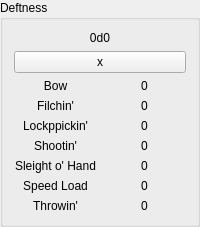
                   <widget class="QGroupBox" name="DeftnessBox">
                    <property name="title">
                     <string>Deftness</string>
                    </property>
                    <layout class="QVBoxLayout" name="verticalLayout_9">
                     <item>
                      <widget class="QLabel" name="label_20">
                       <property name="text">
                        <string>0d0</string>
                       </property>
                       <property name="alignment">
                        <set>Qt::AlignCenter</set>
                       </property>
                      </widget>
                     </item>
                     <item>
                      <widget class="QPushButton" name="pushButton_10">
                       <property name="text">
                        <string>x</string>
                       </property>
                      </widget>
                     </item>
                     <item>
                      <layout class="QHBoxLayout" name="horizontalLayout_19">
                       <item>
                        <layout class="QVBoxLayout" name="deftnessNames">
                         <item>
                          <widget class="QLabel" name="label_41">
                           <property name="text">
                            <string>Bow</string>
                           </property>
                           <property name="alignment">
                            <set>Qt::AlignCenter</set>
                           </property>
                          </widget>
                         </item>
                         <item>
                          <widget class="QLabel" name="label_42">
                           <property name="text">
                            <string>Filchin'</string>
                           </property>
                           <property name="alignment">
                            <set>Qt::AlignCenter</set>
                           </property>
                          </widget>
                         </item>
                         <item>
                          <widget class="QLabel" name="label_43">
                           <property name="text">
                            <string>Lockppickin'</string>
                           </property>
                           <property name="alignment">
                            <set>Qt::AlignCenter</set>
                           </property>
                          </widget>
                         </item>
                         <item>
                          <widget class="QLabel" name="label_44">
                           <property name="text">
                            <string>Shootin'</string>
                           </property>
                           <property name="alignment">
                            <set>Qt::AlignCenter</set>
                           </property>
                          </widget>
                         </item>
                         <item>
                          <widget class="QLabel" name="label_57">
                           <property name="text">
                            <string>Sleight o' Hand</string>
                           </property>
                           <property name="alignment">
                            <set>Qt::AlignCenter</set>
                           </property>
                          </widget>
                         </item>
                         <item>
                          <widget class="QLabel" name="label_58">
                           <property name="text">
                            <string>Speed Load</string>
                           </property>
                           <property name="alignment">
                            <set>Qt::AlignCenter</set>
                           </property>
                          </widget>
                         </item>
                         <item>
                          <widget class="QLabel" name="label_59">
                           <property name="text">
                            <string>Throwin'</string>
                           </property>
                           <property name="alignment">
                            <set>Qt::AlignCenter</set>
                           </property>
                          </widget>
                         </item>
                        </layout>
                       </item>
                       <item>
                        <layout class="QVBoxLayout" name="deftnessLVL">
                         <item>
                          <widget class="QLabel" name="label_45">
                           <property name="text">
                            <string>0</string>
                           </property>
                           <property name="alignment">
                            <set>Qt::AlignCenter</set>
                           </property>
                          </widget>
                         </item>
                         <item>
                          <widget class="QLabel" name="label_46">
                           <property name="text">
                            <string>0</string>
                           </property>
                           <property name="alignment">
                            <set>Qt::AlignCenter</set>
                           </property>
                          </widget>
                         </item>
                         <item>
                          <widget class="QLabel" name="label_47">
                           <property name="text">
                            <string>0</string>
                           </property>
                           <property name="alignment">
                            <set>Qt::AlignCenter</set>
                           </property>
                          </widget>
                         </item>
                         <item>
                          <widget class="QLabel" name="label_48">
                           <property name="text">
                            <string>0</string>
                           </property>
                           <property name="alignment">
                            <set>Qt::AlignCenter</set>
                           </property>
                          </widget>
                         </item>
                         <item>
                          <widget class="QLabel" name="label_60">
                           <property name="text">
                            <string>0</string>
                           </property>
                           <property name="alignment">
                            <set>Qt::AlignCenter</set>
                           </property>
                          </widget>
                         </item>
                         <item>
                          <widget class="QLabel" name="label_61">
                           <property name="text">
                            <string>0</string>
                           </property>
                           <property name="alignment">
                            <set>Qt::AlignCenter</set>
                           </property>
                          </widget>
                         </item>
                         <item>
                          <widget class="QLabel" name="label_62">
                           <property name="text">
                            <string>0</string>
                           </property>
                           <property name="alignment">
                            <set>Qt::AlignCenter</set>
                           </property>
                          </widget>
                         </item>
                        </layout>
                       </item>
                      </layout>
                     </item>
                    </layout>
                   </widget>
